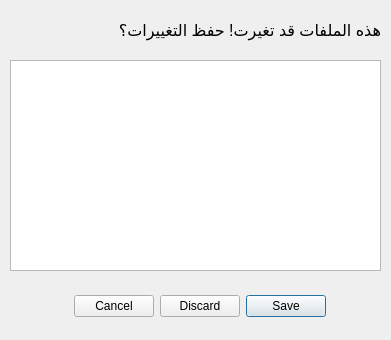
<?xml version="1.0" encoding="UTF-8"?>
<ui version="4.0">
 <class>SaveChangedFiles</class>
 <widget class="QDialog" name="SaveChangedFiles">
  <property name="windowModality">
   <enum>Qt::ApplicationModal</enum>
  </property>
  <property name="geometry">
   <rect>
    <x>0</x>
    <y>0</y>
    <width>391</width>
    <height>340</height>
   </rect>
  </property>
  <property name="windowTitle">
   <string/>
  </property>
  <property name="layoutDirection">
   <enum>Qt::RightToLeft</enum>
  </property>
  <property name="locale">
   <locale language="Arabic" country="Egypt"/>
  </property>
  <property name="modal">
   <bool>true</bool>
  </property>
  <widget class="QDialogButtonBox" name="buttonBox">
   <property name="geometry">
    <rect>
     <x>30</x>
     <y>290</y>
     <width>341</width>
     <height>32</height>
    </rect>
   </property>
   <property name="orientation">
    <enum>Qt::Horizontal</enum>
   </property>
   <property name="standardButtons">
    <set>QDialogButtonBox::Cancel|QDialogButtonBox::Discard|QDialogButtonBox::Save</set>
   </property>
   <property name="centerButtons">
    <bool>true</bool>
   </property>
  </widget>
  <widget class="QListWidget" name="listWidget">
   <property name="geometry">
    <rect>
     <x>10</x>
     <y>60</y>
     <width>371</width>
     <height>211</height>
    </rect>
   </property>
   <property name="selectionMode">
    <enum>QAbstractItemView::MultiSelection</enum>
   </property>
   <property name="selectionBehavior">
    <enum>QAbstractItemView::SelectRows</enum>
   </property>
   <property name="uniformItemSizes">
    <bool>true</bool>
   </property>
  </widget>
  <widget class="QLabel" name="label">
   <property name="geometry">
    <rect>
     <x>50</x>
     <y>10</y>
     <width>331</width>
     <height>41</height>
    </rect>
   </property>
   <property name="layoutDirection">
    <enum>Qt::RightToLeft</enum>
   </property>
   <property name="locale">
    <locale language="Arabic" country="Egypt"/>
   </property>
   <property name="text">
    <string>&lt;!DOCTYPE HTML PUBLIC &quot;-//W3C//DTD HTML 4.0//EN&quot; &quot;http://www.w3.org/TR/REC-html40/strict.dtd&quot;&gt;
&lt;html&gt;&lt;head&gt;&lt;meta name=&quot;qrichtext&quot; content=&quot;1&quot; /&gt;&lt;style type=&quot;text/css&quot;&gt;
p, li { white-space: pre-wrap; }
&lt;/style&gt;&lt;/head&gt;&lt;body style=&quot; font-family:'Sans'; font-size:10pt; font-weight:400; font-style:normal;&quot;&gt;
&lt;table border=&quot;0&quot; style=&quot;-qt-table-type: root; margin-top:4px; margin-bottom:4px; margin-left:4px; margin-right:4px;&quot;&gt;
&lt;tr&gt;
&lt;td style=&quot;border: none;&quot;&gt;
&lt;p align=&quot;right&quot; style=&quot; margin-top:0px; margin-bottom:0px; margin-left:0px; margin-right:0px; -qt-block-indent:0; text-indent:0px;&quot;&gt;&lt;span style=&quot; font-size:12pt;&quot;&gt;هذه الملفات قد تغيرت! حفظ التغييرات؟&lt;/span&gt;&lt;/p&gt;&lt;/td&gt;&lt;/tr&gt;&lt;/table&gt;&lt;/body&gt;&lt;/html&gt;</string>
   </property>
  </widget>
 </widget>
 <resources/>
 <connections/>
</ui>
